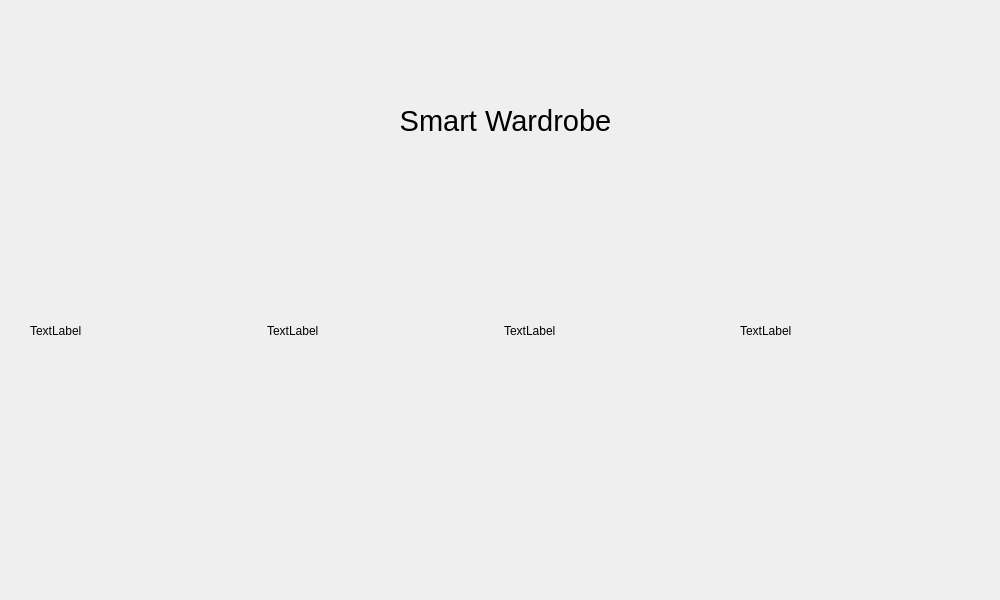
<?xml version="1.0" encoding="UTF-8"?>
<ui version="4.0">
 <class>QWardrobeWidget</class>
 <widget class="QWidget" name="QWardrobeWidget">
  <property name="enabled">
   <bool>true</bool>
  </property>
  <property name="geometry">
   <rect>
    <x>0</x>
    <y>0</y>
    <width>1000</width>
    <height>600</height>
   </rect>
  </property>
  <property name="windowTitle">
   <string>Form</string>
  </property>
  <widget class="QWidget" name="gridLayoutWidget">
   <property name="geometry">
    <rect>
     <x>20</x>
     <y>220</y>
     <width>961</width>
     <height>221</height>
    </rect>
   </property>
   <layout class="QGridLayout" name="gridLayout">
    <property name="sizeConstraint">
     <enum>QLayout::SetDefaultConstraint</enum>
    </property>
    <property name="leftMargin">
     <number>10</number>
    </property>
    <property name="topMargin">
     <number>10</number>
    </property>
    <property name="rightMargin">
     <number>10</number>
    </property>
    <property name="bottomMargin">
     <number>10</number>
    </property>
    <item row="0" column="2">
     <widget class="QLabel" name="A_3">
      <property name="text">
       <string>TextLabel</string>
      </property>
     </widget>
    </item>
    <item row="0" column="0">
     <widget class="QLabel" name="A_1">
      <property name="text">
       <string>TextLabel</string>
      </property>
     </widget>
    </item>
    <item row="0" column="1">
     <widget class="QLabel" name="A_2">
      <property name="text">
       <string>TextLabel</string>
      </property>
     </widget>
    </item>
    <item row="0" column="3">
     <widget class="QLabel" name="A_4">
      <property name="text">
       <string>TextLabel</string>
      </property>
     </widget>
    </item>
   </layout>
  </widget>
  <widget class="QLabel" name="title">
   <property name="geometry">
    <rect>
     <x>330</x>
     <y>100</y>
     <width>351</width>
     <height>41</height>
    </rect>
   </property>
   <property name="font">
    <font>
     <pointsize>22</pointsize>
    </font>
   </property>
   <property name="text">
    <string>Smart Wardrobe</string>
   </property>
   <property name="textFormat">
    <enum>Qt::AutoText</enum>
   </property>
   <property name="alignment">
    <set>Qt::AlignCenter</set>
   </property>
  </widget>
 </widget>
 <resources/>
 <connections/>
</ui>
